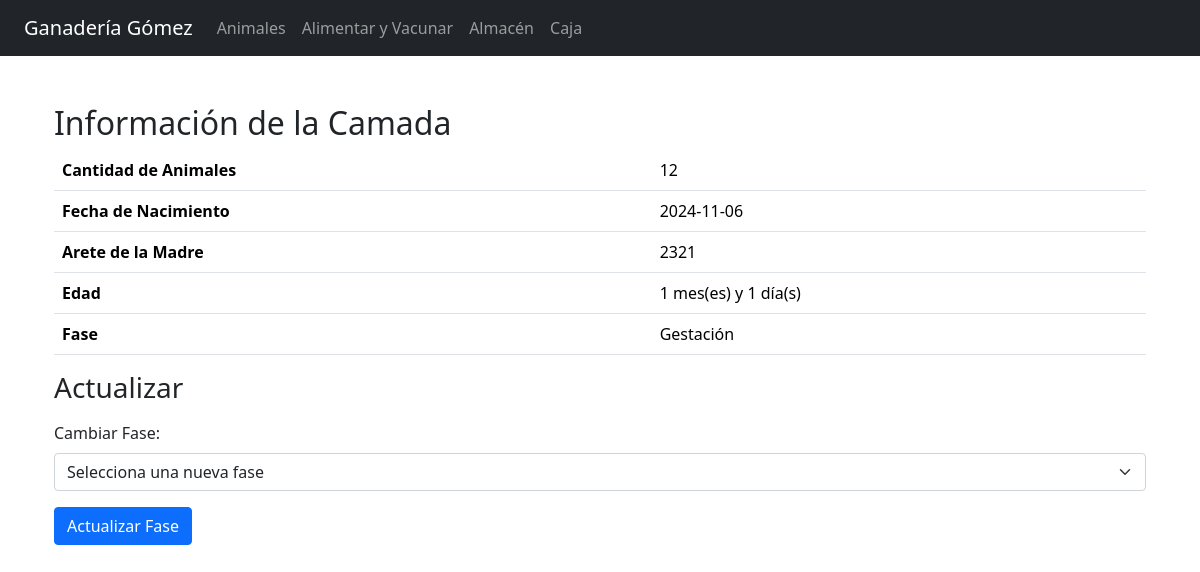
The page /www/verinfo.php?id=19 on the database its author committed.
### tables this page shows
CREATE TABLE `Camadas` (
  `id_camada` int NOT NULL,
  `arete` int NOT NULL,
  `id_corral` int NOT NULL,
  `cantidad` int NOT NULL,
  `fechanaci` date NOT NULL,
  `id_fase` int DEFAULT NULL
);

CREATE TABLE `Fases` (
  `id_fase` int NOT NULL,
  `fase` varchar(50) NOT NULL,
  `id_alimento` int NOT NULL
);

### www/verinfo.php (the view, shortened to what this page needs)
<?php
include("includes/header.php");
?>
<!DOCTYPE html>
<html lang="en">
<head>
    <link href="https://cdn.jsdelivr.net/npm/bootstrap@5.0.2/dist/css/bootstrap.min.css" rel="stylesheet">
</head>
<body>
<?php
$id_camada = isset($_GET['id']) ? $_GET['id'] : 0;
$servername = "database";
$username = "root";
$password = "root";
$dbname = "Granja";
$conn = new mysqli($servername, $username, $password, $dbname);
$sql = "SELECT
            id_camada,
            arete,
            cantidad,
            fechanaci,
            id_fase,
            TIMESTAMPDIFF(MONTH, fechanaci, CURDATE()) AS meses,
            TIMESTAMPDIFF(DAY, ADDDATE(fechanaci, INTERVAL TIMESTAMPDIFF(MONTH, fechanaci, CURDATE()) MONTH), CURDATE()) AS dias
        FROM Camadas
        WHERE id_camada = $id_camada";
$result = $conn->query($sql);
if ($result->num_rows > 0) {
    $row = $result->fetch_assoc();
    $edad_meses = $row['meses'];
    $edad_dias = $row['dias'];
    $sql_fase = "SELECT fase FROM Fases WHERE id_fase = " . $row['id_fase'];
    $fase_result = $conn->query($sql_fase);
    $fase_row = $fase_result->fetch_assoc();
    $nombre_fase = $fase_row['fase'];
    ?>
    <div class="container mt-5">
        <h2>Información de la Camada</h2>
        <table class="table">
            <tr>
                <th>Cantidad de Animales</th>
                <td><?php echo $row["cantidad"]; ?></td>
            </tr>
            <tr>
                <th>Fecha de Nacimiento</th>
                <td><?php echo $row["fechanaci"]; ?></td>
            </tr>
            <tr>
                <th>Arete de la Madre</th>
                <td><?php echo $row["arete"]; ?></td>
            </tr>
            <tr>
                <th>Edad</th>
                <td><?php echo $edad_meses . " mes(es) y " . $edad_dias . " día(s)"; ?></td>
            </tr>
            <tr>
                <th>Fase</th>
                <td><?php echo $nombre_fase; ?></td>
            </tr>
        </table>
        <h3>Actualizar</h3>
        <form action="" method="post" class="mt-3">
            <div class="mb-3">
                <label for="nueva_fase" class="form-label">Cambiar Fase:</label>
                <select name="nueva_fase" id="nueva_fase" class="form-select" required>
                    <option value="" disabled selected>Selecciona una nueva fase</option>
                </select>
            </div>
            <button type="submit" name="editar_fase" class="btn btn-primary">Actualizar Fase</button>
        </form>
    </div>
    <?php
} else {
    echo "<div class='container mt-5'><p>No se encontró información para la camada seleccionada.</p></div>";
}
?>
</body>
</html>

### rows shown on the page
camadas: cantidad "12", fechanaci "2024-11-06", arete "2321"
fases: fase "Gestación"

### other values the page prints
$edad_meses "1"
$edad_dias "1"
